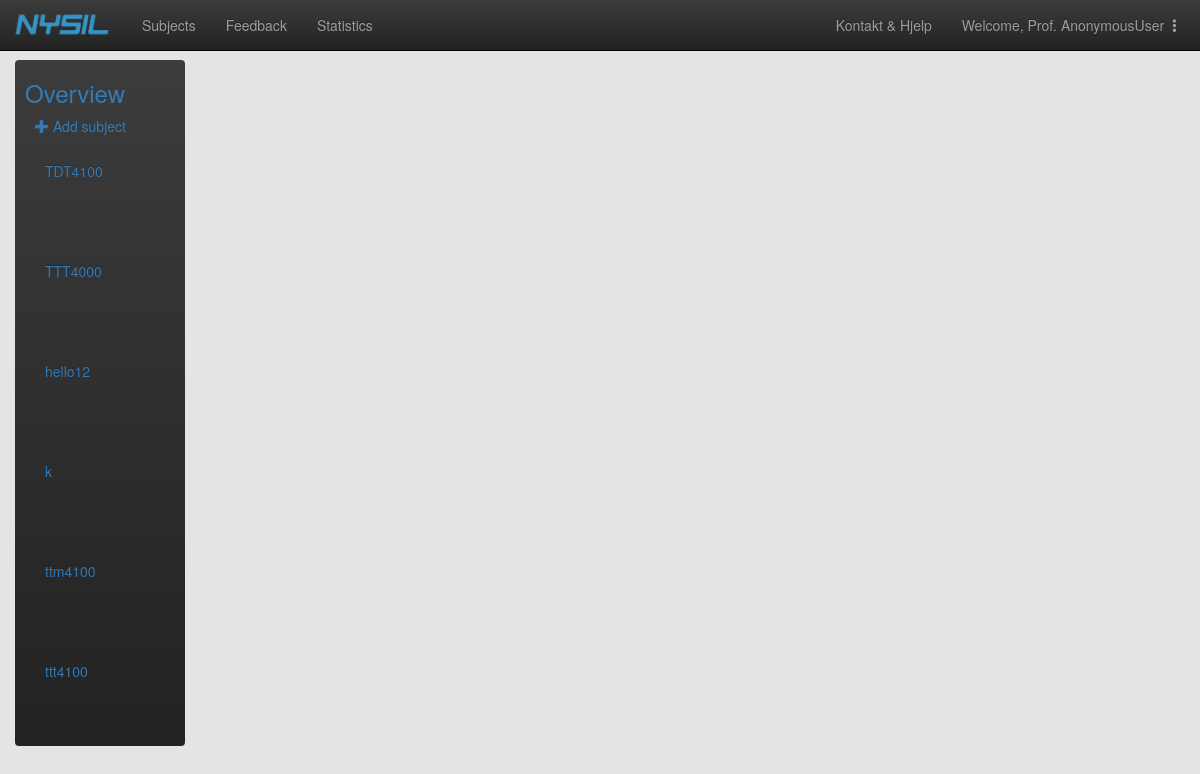
Page /adminpage/subjects/ on the committed database.
### main/models.py (models this page shows)
class Subject(models.Model):
    subject_code = models.CharField(max_length=20, primary_key=True) # primary key
    subject_name = models.CharField(max_length=30)
    professor_firstname = models.CharField(max_length=30)
    professor_lastname = models.CharField(max_length=30)
    professor_email = models.EmailField()
    class Meta:
        ordering = ['subject_code']
    def __str__(self):
        return self.subject_code
    def get_full_name(self):
        return self.professor_firstname + " " + self.professor_lastname
    get_full_name.short_description = 'Professor' # headline of professor-column in the admin-table

### adminpage/views.py (the view)
# urls.py: url(r'^(?P<subject_pk>[A-Za-z0-9]+)/overview/$', views.subject_overview, name='subject_overview'),
def subject_overview(req):
    subjects = Subject.objects.all()
    context = {'subjects':subjects}
    return render(req,'adminpage/subject_overview.html',context)

### adminpage/templates/adminpage/subject_overview.html (shortened to what this page needs)
{% extends 'adminpage/admin_header.html' %}
{% block content %}
    <div class="container-fluid">
      <div class="row">
        <div class="col-sm-3 col-md-2 sidebar">
          <ul class="nav nav-sidebar navbar-inverse">
              <li ><p id="id_fagoversikt"><h3 id="id_fagoversikt_text" style="color:#337AB7;margin-left:10px">Overview</h3><span class="sr-only">(current)</span></p></li>
              <p class="center-large" style="margin-left:20px"><a href="{% url 'adminpage:new_subject' %}"><span class="glyphicon glyphicon-plus"></span>  Add subject</a></p>
              {% block subjects %}
                {% for subject in subjects %}
                <div class="collapse navbar-collapse" id="id_subject_overview_menu">
                    <ul class="nav navbar-nav navbar-left" style="width:120px">
                      <li style="float:left">
                          <a href="{% url 'adminpage:chapter_overview' subject_pk=subject.pk %}" style="color:#337AB7;width:150px">
                              {{ subject }}
                          </a>
                      </li>
                    </ul>
                    <ul class="nav navbar-nav navbar-right" id="id_nav_drop" style="width:-10px">
                        <li class="dropdown">
                        </li>
                    </ul>
                 </div>
                {% endfor %}
              {% endblock %}
          </ul>
        </div>
    </div>
</div>
{% endblock%}

### rows in the picture
Subject: subject_code "TDT4100"
Subject: subject_code "TTT4000"
Subject: subject_code "hello12"
Subject: subject_code "k"
Subject: subject_code "ttm4100"
Subject: subject_code "ttt4100"

### other values in the picture
{{ user }} "AnonymousUser"
